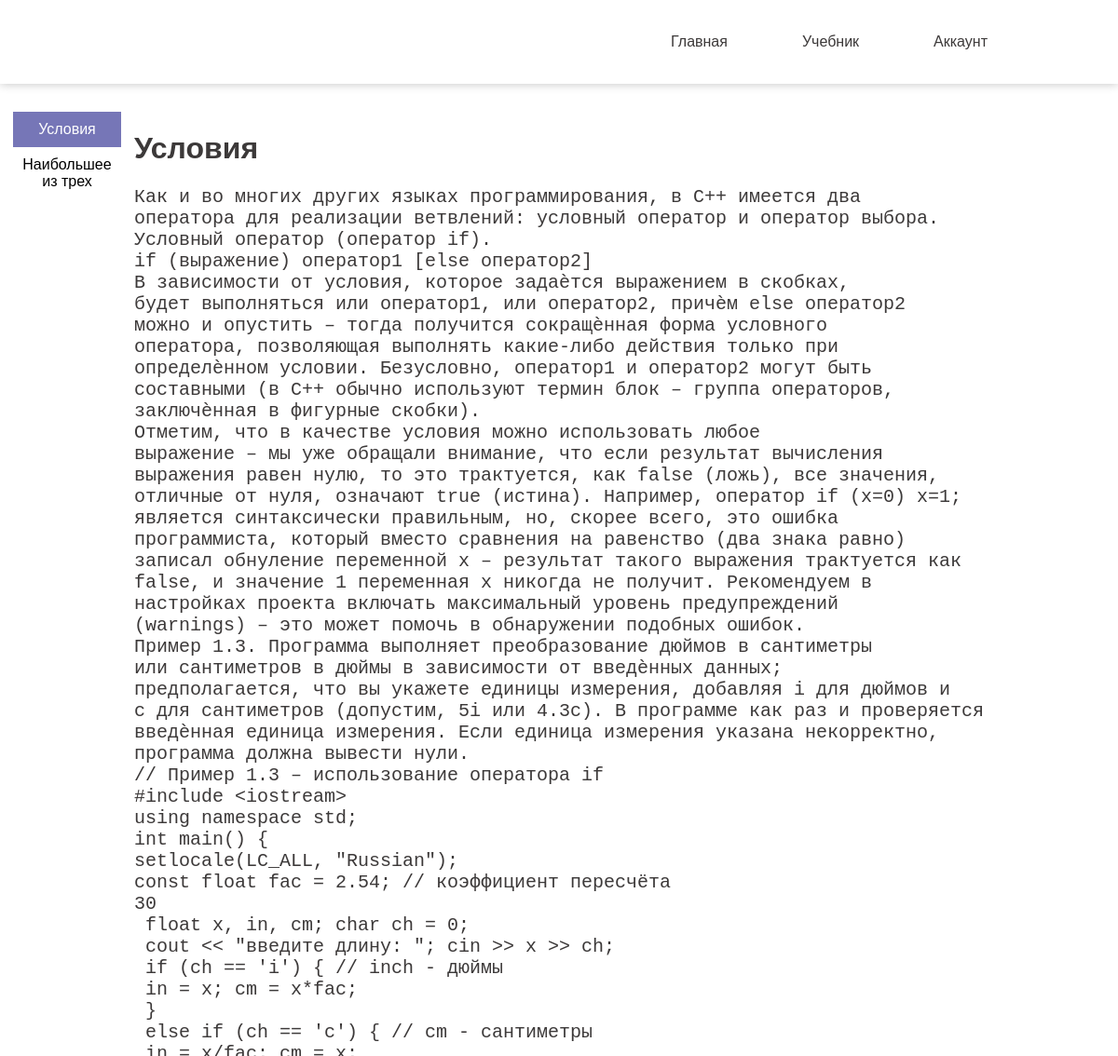
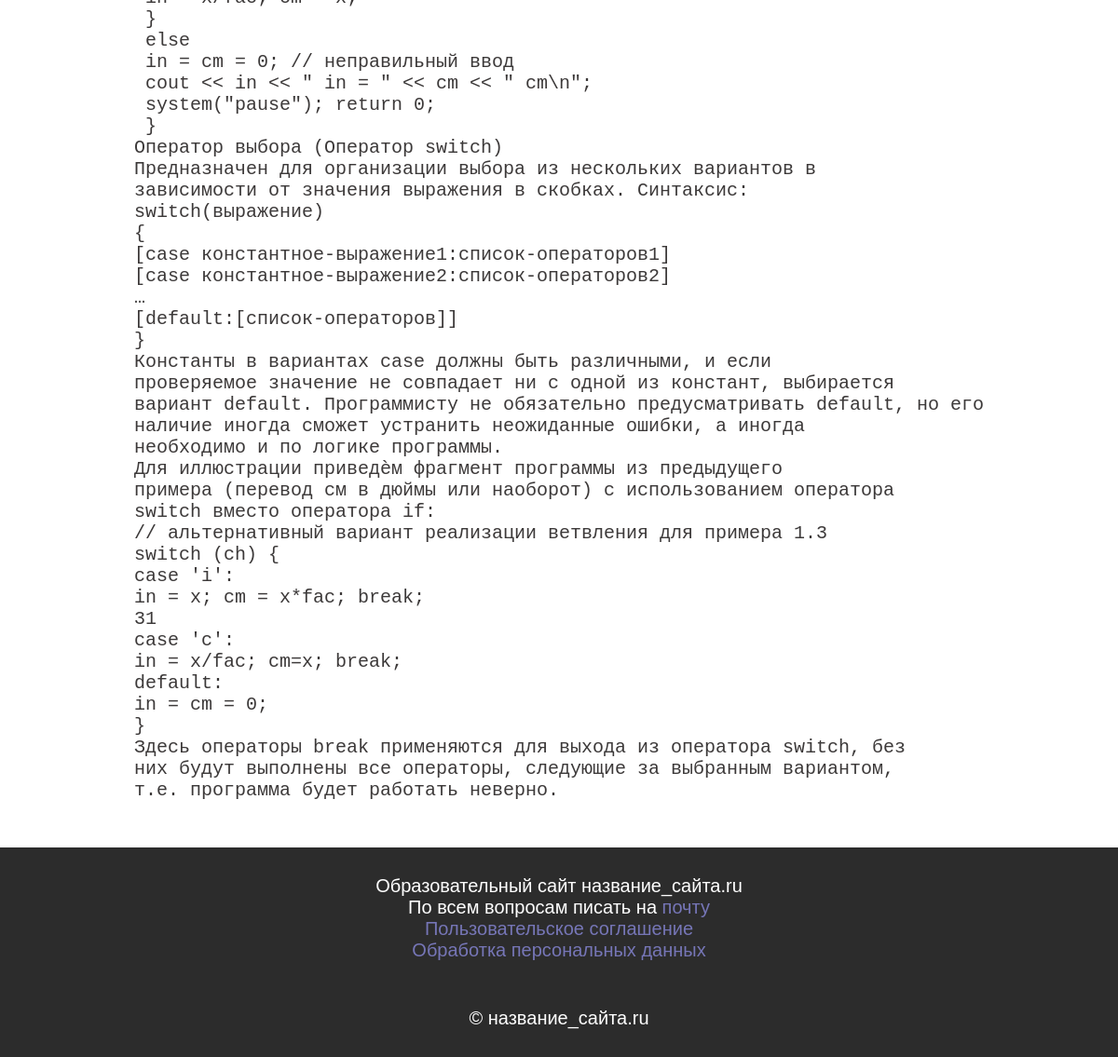
The page /themes/ifs on the database its author committed (2 pictures, top to bottom).
### cpp_tutor/models.py (models this page shows, shortened)
class Themes(models.Model):
    name = models.TextField(verbose_name='Название')
    en_name = models.TextField(verbose_name='Английское название')
    theory = models.TextField(verbose_name='Теория', default='')
    link = models.TextField(verbose_name='Ссылка', default='')

class Tasks(models.Model):
    name = models.TextField(verbose_name='Название')
    text = models.TextField(verbose_name='Текст задачи')
    difficulty = models.IntegerField(verbose_name='Количество претестов')  # Надо бы столбец переименовать

### cpp_tutor/views.py (the view)
# urls.py: path('themes/<str:theme_name>', views.ThemeView.as_view(), name='theme'),
class ThemeView(TemplateView):
    template_name = 'cpp_tutor/theme.html'
    def get(self, request, theme_name):
        voc = {}
        try:
            voc['login'] = request.session['login']
        except KeyError:
            voc['login'] = False
        theme = Themes.objects.all().filter(link=theme_name)
        if len(theme) == 0:
            raise Http404
        theme = theme[0]
        tasks = TasksConnectionThemes.objects.all().filter(id_theme=theme.id)
        voc['tasks'] = []
        for task in tasks:
            voc['tasks'].append({'id': task.id_task.id, 'name': task.id_task.name})
        voc['theme'] = {'theory': theme.theory, 'name': theme.name, 'link': theme.link}
        return render(request, self.template_name, voc)

### templates/cpp_tutor/theme.html
{% include "cpp_tutor/header.html" %}
{% load static %}
<link rel="stylesheet" href="{% static "cpp_tutor/redactor.css" %}">
<body>
    <div class="tasks-container">
        <div class="tasks-menu-container">
            {% include "cpp_tutor/tasks_menu.html" %}
        </div>
        <div class="redactor-container">
            <div class="theme-theory-container">
                <h1>{{ theme.name }}</h1>
                <pre>{{ theme.theory }}</pre>
            </div>
        </div>
        <div></div>
    </div>
</body>
{% include "cpp_tutor/footer.html" %}

### templates/cpp_tutor/tasks_menu.html
<nav class="tasks-menu">
    <a class="theory" href="/themes/{{ theme.link }}">{{ theme.name }}</a>
    {% for task in tasks %}
        {% if task.id == cur %}
            <a class="task cur-task" href="/themes/tasks/{{ task.id }}">{{ task.name }}</a>
        {% else %}
            <a class="task" href="/themes/tasks/{{ task.id }}">{{ task.name }}</a>
        {% endif %}
    {% endfor %}
</nav>

### cpp_tutor/static/cpp_tutor/style.css (style rules this page uses)
html, body, label { font-family: Arial; margin: 0; color: #3c3939; }
.tasks-container { width: 100%; display: grid; grid-template-columns: 2fr 5fr 2fr; margin: 30px 0; }
.tasks-menu { width: 80%; height: fit-content; margin: 0 auto; }
.tasks-menu a { display: block; width: 100%; text-align: center; padding: 10px 0; text-decoration: none; transition: all 0.3s; }
.task { background: white; color: black; }
.theory { background: #7676b7; color: white; }
.theme-theory-container { margin: 0 auto; width: fit-content; }
.theme-theory-container pre { width: fit-content; }
.theme-theory-container h1 { width: fit-content; }
.theme-theory-container pre { font-size: 20px; }

### rows shown on the page
Themes: name "Условия", theory "Как и во многих других языках программирования, в С++ имеется два оператора для реализации ветвлений: условный оператор и оператор выбора. Условный оператор (оператор if). if (выражение) оператор1 [else оператор2] В зависимости от условия, которое задаѐтся выражением в скобках, будет выполняться или оператор1, или оператор2, причѐм else оператор2 можно и опустить – тогда получится сокращѐнная форма условного оператора, позволяющая выполнять какие-либо действия только при определѐнном условии. Безусловно, оператор1 и оператор2 могут быть составными (в С++ обычно используют термин блок – группа операторов, заключѐнная в фигурные скобки). Отметим, что в качестве условия можно использовать…"
Tasks: name "Наибольшее из трех"
